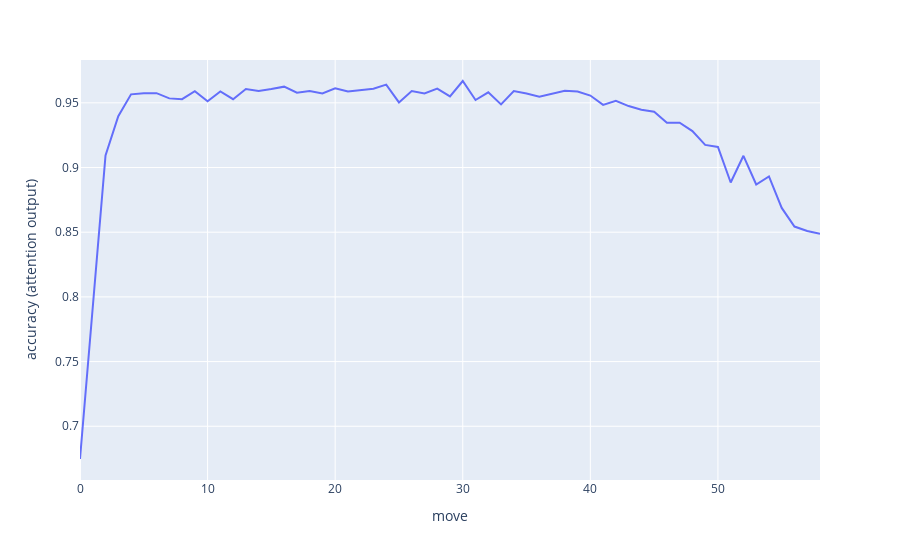

Notebook code for this chart:
### Code cell
line(
    torch.from_numpy(
        correct_predictions(focus_cache['blocks.0.hook_attn_out']).mean(axis=(0, 2, 3))
    ),
    xaxis="move",
    yaxis="accuracy (attention output)",
)

### Figure 1 — Plotly figure (JSON) as saved in the notebook; plotly's stock layout.template omitted (floating-point values rounded to 4 significant figures)
{"data": [{"hovertemplate": "move=%{x}<br>accuracy (attention output)=%{y}<extra></extra>", "legendgroup": "", "line": {"color": "#636efa", "dash": "solid"}, "marker": {"symbol": "circle"}, "mode": "lines", "name": "", "orientation": "v", "showlegend": false, "type": "scatter", "x": [0, 1, 2, 3, 4, 5, 6, 7, 8, 9, 10, 11, 12, 13, 14, 15, 16, 17, 18, 19, 20, 21, 22, 23, 24, 25, 26, 27, 28, 29, 30, 31, 32, 33, 34, 35, 36, 37, 38, 39, 40, 41, 42, 43, 44, 45, 46, 47, 48, 49, 50, 51, 52, 53, 54, 55, 56, 57, 58], "xaxis": "x", "y": [0.6747, 0.7906, 0.9094, 0.9397, 0.9566, 0.9575, 0.9575, 0.9534, 0.9528, 0.9591, 0.9513, 0.9587, 0.9528, 0.9606, 0.9591, 0.9606, 0.9625, 0.9578, 0.9591, 0.9572, 0.9613, 0.9587, 0.9597, 0.9609, 0.9641, 0.9503, 0.9591, 0.9572, 0.9609, 0.955, 0.9669, 0.9522, 0.9581, 0.9487, 0.9591, 0.9572, 0.9547, 0.9572, 0.9594, 0.9587, 0.9556, 0.9484, 0.9516, 0.9475, 0.9447, 0.9431, 0.9347, 0.9347, 0.9281, 0.9175, 0.9159, 0.8884, 0.9091, 0.8869, 0.8931, 0.8688, 0.8544, 0.8509, 0.8488], "yaxis": "y"}], "layout": {"legend": {"tracegroupgap": 0}, "margin": {"t": 60}, "xaxis": {"anchor": "y", "domain": [0, 1], "title": {"text": "move"}}, "yaxis": {"anchor": "x", "domain": [0, 1], "title": {"text": "accuracy (attention output)"}}}}
